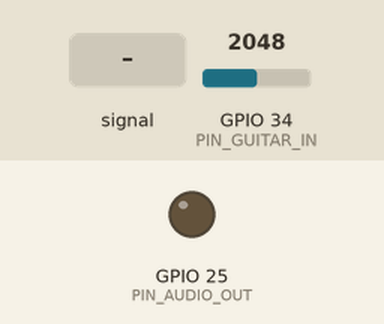
Simulated run of this sketch. Board: ESP32. On the bench: output pins drawn as LEDs (lit = HIGH). Inputs (shaded band) come from the test bench; at power-on: GPIO 34 (PIN_GUITAR_IN) = 2048. What the sketch prints to the serial monitor is not drawn.

Above: at 0.0 s.
At 2.9 s:
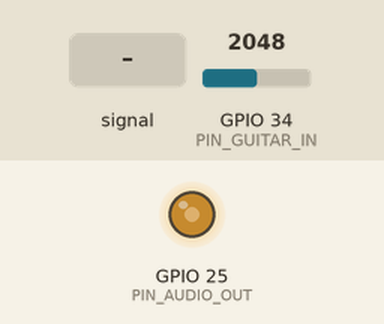
3.0 s: GPIO 34 (PIN_GUITAR_IN) fed a 200 Hz sine of ±327 counts around its level
Timing chart, 0 to 5.8 s (numbered marks = the images above; inputs shaded):
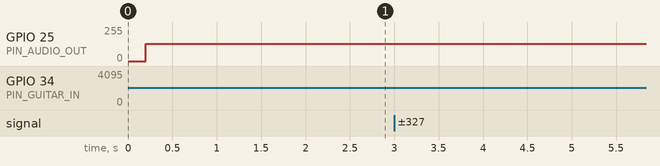

The sketch:

PedaleEsclavePsyche.ino
```cpp
/*
 * ============================================================================
 *  SOAJ - Pédale d'effet guitare ESP32
 *  PedaleEsclavePsyche.ino  —  ESP32 esclave PSYCHE (distorsion + réverbe)
 * ============================================================================
 *
 *  Pédale psychédélique : distorsion dosable de ZÉRO (aucune modification)
 *  à PRONONCÉE, suivie d'une RÉVERBÉRATION spacieuse à queue modulée.
 *
 *  Chaîne :
 *    x -> gate -> [ Drive ×g -> distorsion S(u,d) ] -> RÉVERBE -> tone -> vol
 *
 *  Réverbération = Schroeder/Freeverb réduit, calculé échantillon par
 *  échantillon à 20 kHz :
 *    - 4 filtres en PEIGNE amortis en parallèle (delays 25,3 / 27,0 / 29,0 /
 *      30,8 ms) : la masse diffuse de la réverbe. Le feedback règle la durée
 *      (pot Decay), l'amortissement interne la brillance (pot Bright).
 *    - 2 filtres PASSE-TOUT en série (12,6 / 10,0 ms) : densifient les
 *      premières réflexions.
 *    - WARBLE : la queue de réverbe est modulée en amplitude par deux LFO
 *      lents désaccordés (0,6 Hz + 4,7 Hz) -> la pulsation psychédélique.
 *
 *  Le paquet radio est LE MÊME que la pédale SATU : le maître pilote les
 *  deux sans modification. Les jauges y prennent ce sens :
 *    Drive  (gain)  : pré-gain ×1 -> ×60 (course log)
 *    Dist   (dist)  : 0 = AUCUNE distorsion -> 1 = prononcée
 *    Octave (oct)   : REVERB — mix 0 = sec -> 1 = cathédrale
 *    Low    (low)   : DECAY — durée de la queue (0 = courte, 1 = quasi infinie)
 *    Mid    (mid)   : WARBLE — profondeur de la modulation psychédélique
 *    High   (high)  : BRIGHT — brillance de la queue de réverbe
 *    Tone   (tone)  : passe-bas final (0 = sombre, 1 = brillant)
 *    Volume (volume): niveau de sortie
 *
 *  IMPORTANT — matériel : identique à la pédale SATU (GPIO34 polarisé à
 *  1,65 V en entrée, DAC GPIO25 en sortie — voir README.md).
 *
 *  Carte : ELEGOO ESP32 (NodeMCU-like, CP2102) — Arduino IDE, "ESP32 Dev Module".
 * ============================================================================
 */

#include <WiFi.h>
#include <esp_now.h>
#include <esp_wifi.h>
#include <math.h>

#define USE_LEGACY_ADC
#ifdef USE_LEGACY_ADC
  #include <driver/adc.h>
#endif

// ---------------------------------------------------------------------------
// Brochage et communication
// ---------------------------------------------------------------------------
#define PIN_GUITAR_IN   34
#define PIN_AUDIO_OUT   25
#define WIFI_CHANNEL    1             // doit être IDENTIQUE sur le maître

// ---------------------------------------------------------------------------
// Réglages audio globaux
// ---------------------------------------------------------------------------
#define SAMPLE_RATE_HZ      20000
#define SAMPLE_PERIOD_US    (1000000UL / SAMPLE_RATE_HZ)
#define DT_SEC              (1.0f / (float)SAMPLE_RATE_HZ)

#define INPUT_GAIN          2.0f
#define OUTPUT_LEVEL        0.9f
#define BYPASS_GAIN         8.0f

// --- Drive : pré-gain log ×1 (p=0) -> ×60 (p=1) -----------------------------
#define DRIVE_LOG_SPAN      4.094f    // ln(60)

// --- Distorsion S(u,d) : 0 = aucune -> 1 = prononcée ------------------------
// Seuil Vsat = 1.5 · 10^(−1.6·d) : ±1.5 (rien) -> ±0.038 (prononcée).
// tanh légèrement asymétrique (harmoniques paires, chaleur lampe), pas
// d'écrêtage dur : le caractère reste rond, psychédélique, jamais criard.
#define DIST_V0             1.5f
#define DIST_LOGSPAN        1.6f
#define DIST_ASYM           0.22f
#define DIST_MIX_RAMP       4.0f      // fondu clean->disto sur le 1er quart
static const float DIST_BIAS_OUT = 0.21651f;   // tanh(0.22)
// Passe-bas anti-souffle AVANT la distorsion : le souffle des convertisseurs
// amplifié par le drive puis compressé par la disto = nappe de bruit 6-8 kHz
#define PRE_LPF_HZ          4000.0f

// --- Réverbération (Schroeder/Freeverb réduit, tailles à 20 kHz) ------------
#define COMB1_LEN           506       // 25,3 ms
#define COMB2_LEN           539       // 27,0 ms
#define COMB3_LEN           579       // 29,0 ms
#define COMB4_LEN           615       // 30,8 ms
#define ALLP1_LEN           252       // 12,6 ms
#define ALLP2_LEN           200       // 10,0 ms
#define REVERB_INPUT_GAIN   0.40f     // niveau d'injection dans les peignes
#define REVERB_WET_GAIN     0.60f     // niveau de la queue en sortie
#define FB_MIN              0.70f     // Decay 0 : queue courte (~0,3 s)
#define FB_MAX              0.98f     // Decay 1 : queue très longue (~4 s)
#define DAMP_MIN            0.15f     // Bright 1 : queue brillante
#define DAMP_MAX            0.70f     // Bright 0 : queue sombre

// --- Warble : deux LFO désaccordés qui modulent la queue --------------------
#define WARBLE_HZ_SLOW      0.6f
#define WARBLE_HZ_FAST      4.7f
#define WARBLE_DEPTH_MAX    0.45f     // profondeur d'AM à Warble = 1

// --- Tone final : passe-bas 1 pôle, 760 Hz (t=0) -> 14,5 kHz (t=1) ----------
#define TONE_C_FARADS       22e-9f
#define TONE_R_MIN_OHMS     500.0f
#define TONE_R_MAX_OHMS     9500.0f

// --- Noise gate (mêmes principes que la pédale SATU) -------------------------
// Appliqué à l'ENTRÉE seulement : la queue de réverbe continue de sonner
// naturellement après la fermeture (c'est voulu — l'écho meurt tout seul).
#define GATE_LOW            0.002f
#define GATE_HIGH           0.006f
#define GATE_DRIVE_SCALE    1.5f
#define GATE_DIST_SCALE     1.0f
#define ENV_ATTACK          0.01f
#define ENV_RELEASE         0.002f
#define GATE_OPEN_COEF      0.010f
#define GATE_CLOSE_COEF     0.004f
#define GATE_SNAP           0.005f

#define PARAM_SMOOTH        0.0008f
#define COEF_UPDATE_SAMPLES 64
#define DC_TRACK_COEF       0.0005f
#define DEBUG_METER         0

// ---------------------------------------------------------------------------
// Paquet de paramètres (IDENTIQUE au maître et à la pédale SATU)
// ---------------------------------------------------------------------------
#define PARAMS_MAGIC 0x534F414AUL     // "SOAJ"

typedef struct __attribute__((packed)) {
  uint32_t magic;
  float    gain;      // Drive
  float    dist;      // Dist
  float    oct;       // -> REVERB (mix)
  float    low;       // -> DECAY
  float    mid;       // -> WARBLE
  float    high;      // -> BRIGHT
  float    tone;      // Tone
  float    volume;    // Volume
  uint8_t  effectOn;
  uint8_t  profil;    // profil de saturation de la pédale SATU — IGNORÉ ici,
                      // présent pour garder la taille du paquet identique
} PedalParams;

static volatile float tgtGain   = 0.4f;
static volatile float tgtDist   = 0.3f;
static volatile float tgtReverb = 0.5f;   // oct
static volatile float tgtDecay  = 0.5f;   // low
static volatile float tgtWarble = 0.3f;   // mid
static volatile float tgtBright = 0.5f;   // high
static volatile float tgtTone   = 0.6f;
static volatile float tgtVolume = 0.5f;
static volatile float tgtEffect = 1.0f;
// Mode TEST DIRECT (effectOn = 2) : ADC -> DAC, aucun traitement (diagnostic)
static volatile bool  directMode = false;

// ---------------------------------------------------------------------------
// État du traitement
// ---------------------------------------------------------------------------
static float dcOffset  = 2048.0f;
static float envelope  = 0.0f;
static float gateGain  = 0.0f;
// Passe-haut 120 Hz pour la mesure d'enveloppe (anti-ronflette secteur)
static float envHpX = 0.0f, envHpY = 0.0f, envHpA = 0.0f;
static float lpTone    = 0.0f;      // passe-bas de tone (1 pôle)
static float lpPre     = 0.0f;      // passe-bas anti-souffle pré-disto (1 pôle)
static float lpPreAlpha = 0.5f;     // coefficient (calculé au setup)
static float quantErr  = 0.0f;      // erreur du quantificateur sigma-delta
static float dacTarget = 128.0f;    // valeur DAC visée (tenue entre échantillons)

// Paramètres lissés
static float smGain   = 0.4f, smDist  = 0.3f, smReverb = 0.5f, smDecay = 0.5f;
static float smWarble = 0.3f, smBright = 0.5f, smTone  = 0.6f, smVolume = 0.0f;
static float smEffect = 1.0f;

// Dérivés (recalculés toutes les ~3 ms — powf/expf coûteux)
static float driveGain  = 1.0f;
static float distVsat   = 1.0f, distMix = 0.0f, distBias = 0.0f;
static float combFb     = 0.84f, damp = 0.4f;
static float warbleDepth = 0.0f;
static float toneAlpha  = 0.5f;

// Buffers de réverbération (float statiques : ~8,5 Ko de RAM)
static float comb1[COMB1_LEN], comb2[COMB2_LEN], comb3[COMB3_LEN], comb4[COMB4_LEN];
static float allp1[ALLP1_LEN], allp2[ALLP2_LEN];
static int   ic1 = 0, ic2 = 0, ic3 = 0, ic4 = 0, ia1 = 0, ia2 = 0;
static float filt1 = 0.0f, filt2 = 0.0f, filt3 = 0.0f, filt4 = 0.0f;   // amortissement

// LFO du warble (accumulateurs de phase)
static float ph1 = 0.0f, ph2 = 0.0f;
static const float PH1_INC = 2.0f * (float)M_PI * WARBLE_HZ_SLOW / (float)SAMPLE_RATE_HZ;
static const float PH2_INC = 2.0f * (float)M_PI * WARBLE_HZ_FAST / (float)SAMPLE_RATE_HZ;

static uint16_t coefCountdown = 0;
static uint32_t nextSampleUs  = 0;

// ---------------------------------------------------------------------------
// Utilitaires
// ---------------------------------------------------------------------------
static inline float clampf(float v, float lo, float hi) {
  if (v < lo) return lo;
  if (v > hi) return hi;
  return v;
}

static inline int readAdcOnce() {
#ifdef USE_LEGACY_ADC
  return adc1_get_raw(ADC1_CHANNEL_6);
#else
  return analogRead(PIN_GUITAR_IN);
#endif
}

// Médiane de 3 lectures : élimine les pics parasites WiFi de l'ADC
static inline int readGuitarAdc() {
  const int a = readAdcOnce();
  const int b = readAdcOnce();
  const int c = readAdcOnce();
  const int lo = (a < b) ? a : b;
  const int hi = (a > b) ? a : b;
  return (c > hi) ? hi : ((c < lo) ? lo : c);
}

// ---------------------------------------------------------------------------
// Réception ESP-NOW
// ---------------------------------------------------------------------------
static void applyParams(const PedalParams *p) {
  tgtGain   = clampf(p->gain,   0.0f, 1.0f);
  tgtDist   = clampf(p->dist,   0.0f, 1.0f);
  tgtReverb = clampf(p->oct,    0.0f, 1.0f);
  tgtDecay  = clampf(p->low,    0.0f, 1.0f);
  tgtWarble = clampf(p->mid,    0.0f, 1.0f);
  tgtBright = clampf(p->high,   0.0f, 1.0f);
  tgtTone   = clampf(p->tone,   0.0f, 1.0f);
  tgtVolume = clampf(p->volume, 0.0f, 1.0f);
  tgtEffect = (p->effectOn == 1) ? 1.0f : 0.0f;
  directMode = (p->effectOn == 2);
}

#if defined(ESP_ARDUINO_VERSION_MAJOR) && (ESP_ARDUINO_VERSION_MAJOR >= 3)
static void onDataRecv(const esp_now_recv_info_t *info, const uint8_t *data, int len) {
  (void)info;
#else
static void onDataRecv(const uint8_t *mac, const uint8_t *data, int len) {
  (void)mac;
#endif
  if (len != (int)sizeof(PedalParams)) return;
  PedalParams p;
  memcpy(&p, data, sizeof(p));
  if (p.magic != PARAMS_MAGIC) return;
  applyParams(&p);
}

// ---------------------------------------------------------------------------
// Vu-mètre de diagnostic
// ---------------------------------------------------------------------------
#if DEBUG_METER
static float    mPeakIn  = 0.0f;
static int      mPeakOut = 0;
static uint32_t mCount   = 0;

static inline void meterTick(float raw) {
  const float dev = fabsf(raw - dcOffset);
  if (dev > mPeakIn) mPeakIn = dev;
  if (++mCount >= (uint32_t)SAMPLE_RATE_HZ) {
    Serial.printf("[Metre] entree: %.0f pas | gate=%.2f | DAC +/-%d | G=%.2f D=%.2f "
                  "Rv=%.2f Dc=%.2f Wb=%.2f Br=%.2f T=%.2f V=%.2f\n",
                  mPeakIn, gateGain, mPeakOut, smGain, smDist, smReverb,
                  smDecay, smWarble, smBright, smTone, smVolume);
    mPeakIn = 0.0f; mPeakOut = 0; mCount = 0;
  }
}
#endif

// ---------------------------------------------------------------------------
// Pas de SIGMA-DELTA du DAC (~40 kHz effectifs, voir loop) : repousse le
// bruit de quantification 8 bits vers l'ultrasonique au lieu de la bande
// audible 6-9 kHz. Mesuré : -6,7 dB de bruit dans la bande 5-9 kHz.
// ---------------------------------------------------------------------------
// Dither triangulaire ±0,5 LSB : casse les cycles limites du quantificateur
// (sifflements purs 4-9 kHz quand la sortie est quasi constante)
static uint32_t ditherSeed = 0x5678EF01u;
static inline float ditherTpdf() {
  ditherSeed ^= ditherSeed << 13;
  ditherSeed ^= ditherSeed >> 17;
  ditherSeed ^= ditherSeed << 5;
  const int a = (int)(ditherSeed & 0xFFu);
  const int b = (int)((ditherSeed >> 8) & 0xFFu);
  return (float)(a - b) * (0.5f / 255.0f);
}

static inline void dacStep() {
  const float dth     = ditherTpdf();
  const float desired = dacTarget + quantErr + dth;
  int v = (int)lroundf(desired);
  if (v < 0)   v = 0;
  if (v > 255) v = 255;
  quantErr = (desired - dth) - (float)v;   // le dither reste hors de la boucle
  if (quantErr >  1.0f) quantErr =  1.0f;
  if (quantErr < -1.0f) quantErr = -1.0f;
#if DEBUG_METER
  const int outDev = (v > 128) ? (v - 128) : (128 - v);
  if (outDev > mPeakOut) mPeakOut = outDev;
#endif
  dacWrite(PIN_AUDIO_OUT, (uint8_t)v);
}

// ---------------------------------------------------------------------------
// Traitement d'UN échantillon
// ---------------------------------------------------------------------------
static inline void processSample() {
  // --- MODE TEST DIRECT : ADC -> DAC, strictement rien d'autre ---
  if (directMode) {
    const int raw = readGuitarAdc();
    dacWrite(PIN_AUDIO_OUT, (uint8_t)(raw >> 4));
    return;
  }

  // --- Lissage des paramètres ---
  smGain   += PARAM_SMOOTH * (tgtGain   - smGain);
  smDist   += PARAM_SMOOTH * (tgtDist   - smDist);
  smReverb += PARAM_SMOOTH * (tgtReverb - smReverb);
  smDecay  += PARAM_SMOOTH * (tgtDecay  - smDecay);
  smWarble += PARAM_SMOOTH * (tgtWarble - smWarble);
  smBright += PARAM_SMOOTH * (tgtBright - smBright);
  smTone   += PARAM_SMOOTH * (tgtTone   - smTone);
  smVolume += PARAM_SMOOTH * (tgtVolume - smVolume);
  smEffect += PARAM_SMOOTH * (tgtEffect - smEffect);

  // --- Dérivés coûteux, toutes les ~3 ms ---
  if (coefCountdown == 0) {
    coefCountdown = COEF_UPDATE_SAMPLES;
    driveGain = expf(smGain * DRIVE_LOG_SPAN);                  // ×1 -> ×60
    distVsat  = DIST_V0 * powf(10.0f, -DIST_LOGSPAN * smDist);  // ±1.5 -> ±0.038
    distMix   = (smDist < 0.01f) ? 0.0f
              : (smDist * DIST_MIX_RAMP > 1.0f ? 1.0f : smDist * DIST_MIX_RAMP);
    distBias  = DIST_ASYM * distVsat;
    combFb    = FB_MIN + (FB_MAX - FB_MIN) * smDecay;
    damp      = DAMP_MAX - (DAMP_MAX - DAMP_MIN) * smBright;
    warbleDepth = WARBLE_DEPTH_MAX * smWarble;
    const float rTone = TONE_R_MIN_OHMS + (1.0f - smTone) * (TONE_R_MAX_OHMS - TONE_R_MIN_OHMS);
    const float rc    = rTone * TONE_C_FARADS;
    toneAlpha = DT_SEC / (rc + DT_SEC);
  }
  coefCountdown--;

  // --- Lecture ADC + offset DC ---
  const int raw = readGuitarAdc();
  dcOffset += DC_TRACK_COEF * ((float)raw - dcOffset);
  const float x = ((float)raw - dcOffset) * (INPUT_GAIN / 2048.0f);

#if DEBUG_METER
  meterTick((float)raw);
#endif

  // --- Noise gate à l'entrée (la queue de réverbe, elle, sonne librement) ---
  // Mesure d'enveloppe passe-haut 120 Hz : la ronflette secteur ne tient
  // plus le gate ouvert
  const float eh = envHpA * (envHpY + x - envHpX);
  envHpX = x;
  envHpY = eh;
  const float mag = fabsf(eh);
  envelope += (mag > envelope ? ENV_ATTACK : ENV_RELEASE) * (mag - envelope);
  const float gateScale = 1.0f + GATE_DRIVE_SCALE * smGain + GATE_DIST_SCALE * smDist;
  const float gLow  = GATE_LOW  * gateScale;
  const float gHigh = GATE_HIGH * gateScale;
  float gateTarget;
  if      (envelope <= gLow)  gateTarget = 0.0f;
  else if (envelope >= gHigh) gateTarget = 1.0f;
  else {
    const float lin = (envelope - gLow) / (gHigh - gLow);
    gateTarget = lin * lin;                    // pente d'expandeur
  }
  gateGain += (gateTarget > gateGain ? GATE_OPEN_COEF : GATE_CLOSE_COEF)
              * (gateTarget - gateGain);
  if (gateGain < GATE_SNAP && gateTarget <= 0.0f) gateGain = 0.0f;

  const float xg = x * gateGain;

  // --- Anti-souffle : passe-bas 4 kHz avant le gain/la distorsion ---
  lpPre += lpPreAlpha * (xg - lpPre);

  // --- Distorsion S(u,d) : 0 = signal inchangé -> 1 = prononcée ---
  const float pre = lpPre * driveGain;
  float y = pre;
  if (distMix > 0.0f) {
    const float sat = tanhf((pre + distBias) / distVsat) - DIST_BIAS_OUT;
    y = pre + (sat - pre) * distMix;
  }

  // --- RÉVERBE : 4 peignes amortis en parallèle + 2 passe-tout en série ---
  const float rin = y * REVERB_INPUT_GAIN;
  float acc;
  {
    float o;
    o = comb1[ic1]; filt1 = o * (1.0f - damp) + filt1 * damp;
    comb1[ic1] = rin + filt1 * combFb; if (++ic1 >= COMB1_LEN) ic1 = 0; acc  = o;
    o = comb2[ic2]; filt2 = o * (1.0f - damp) + filt2 * damp;
    comb2[ic2] = rin + filt2 * combFb; if (++ic2 >= COMB2_LEN) ic2 = 0; acc += o;
    o = comb3[ic3]; filt3 = o * (1.0f - damp) + filt3 * damp;
    comb3[ic3] = rin + filt3 * combFb; if (++ic3 >= COMB3_LEN) ic3 = 0; acc += o;
    o = comb4[ic4]; filt4 = o * (1.0f - damp) + filt4 * damp;
    comb4[ic4] = rin + filt4 * combFb; if (++ic4 >= COMB4_LEN) ic4 = 0; acc += o;
    acc *= 0.25f;
    // Passe-tout de diffusion (Schroeder, g = 0.5)
    float bo;
    bo = allp1[ia1]; allp1[ia1] = acc + bo * 0.5f; if (++ia1 >= ALLP1_LEN) ia1 = 0;
    acc = bo - acc;
    bo = allp2[ia2]; allp2[ia2] = acc + bo * 0.5f; if (++ia2 >= ALLP2_LEN) ia2 = 0;
    acc = bo - acc;
  }
  float wet = acc * REVERB_WET_GAIN;

  // --- WARBLE : pulsation psychédélique de la queue (2 LFO désaccordés) ---
  ph1 += PH1_INC; if (ph1 > 2.0f * (float)M_PI) ph1 -= 2.0f * (float)M_PI;
  ph2 += PH2_INC; if (ph2 > 2.0f * (float)M_PI) ph2 -= 2.0f * (float)M_PI;
  if (warbleDepth > 0.001f) {
    wet *= 1.0f + warbleDepth * (0.7f * sinf(ph1) + 0.3f * sinf(ph2));
  }

  // --- Mix dry/wet (équilibre de puissance) ---
  y = y * (1.0f - 0.5f * smReverb) + wet * smReverb;

  // --- Tone : passe-bas 1 pôle 760 Hz -> 14,5 kHz ---
  lpTone += toneAlpha * (y - lpTone);
  y = lpTone;

  // --- Bypass en fondu ---
  const float dry = x * BYPASS_GAIN;
  y = y * smVolume * OUTPUT_LEVEL * 2.0f;      // volume (V=0.5 -> x0.9)
  y = dry + (y - dry) * smEffect;

  // --- Cible DAC : la sortie physique est tenue par le sigma-delta (~40 kHz) ---
  dacTarget = 128.0f + y * 127.0f;
  dacStep();
}

// ---------------------------------------------------------------------------
// Initialisation
// ---------------------------------------------------------------------------
void setup() {
  Serial.begin(115200);
  delay(200);
  Serial.println("\n=== SOAJ Pédale — ESCLAVE PSYCHE (distorsion + réverbe) ===");

#ifdef USE_LEGACY_ADC
  adc1_config_width(ADC_WIDTH_BIT_12);
  adc1_config_channel_atten(ADC1_CHANNEL_6, ADC_ATTEN_DB_11);
#else
  analogReadResolution(12);
  analogSetPinAttenuation(PIN_GUITAR_IN, ADC_11db);
#endif

  dacWrite(PIN_AUDIO_OUT, 128);

  // Passe-haut 120 Hz de la mesure d'enveloppe du gate (anti-ronflette)
  {
    const float rc = 1.0f / (2.0f * (float)M_PI * 120.0f);
    envHpA = rc / (rc + DT_SEC);
  }
  // Passe-bas anti-souffle 4 kHz pré-distorsion
  {
    const float rc = 1.0f / (2.0f * (float)M_PI * PRE_LPF_HZ);
    lpPreAlpha = DT_SEC / (rc + DT_SEC);
  }

  // Buffers de réverbe à zéro (silence initial)
  memset(comb1, 0, sizeof(comb1)); memset(comb2, 0, sizeof(comb2));
  memset(comb3, 0, sizeof(comb3)); memset(comb4, 0, sizeof(comb4));
  memset(allp1, 0, sizeof(allp1)); memset(allp2, 0, sizeof(allp2));

  WiFi.mode(WIFI_STA);
  WiFi.disconnect();
  esp_wifi_set_channel(WIFI_CHANNEL, WIFI_SECOND_CHAN_NONE);

  if (esp_now_init() != ESP_OK) {
    Serial.println("[ESP-NOW] Échec init — redémarrage dans 3 s");
    delay(3000);
    ESP.restart();
  }
  esp_now_register_recv_cb(onDataRecv);

  Serial.print("[WiFi] MAC esclave : ");
  Serial.println(WiFi.macAddress());
  Serial.printf("Audio : %d Hz — gate -> drive -> disto -> reverbe warble -> tone\n",
                SAMPLE_RATE_HZ);
  Serial.println("Jauges du maitre : Octave=Reverb, Low=Decay, Mid=Warble, High=Bright");

  // Stabilisation de l'offset DC (évite le "plop" au démarrage)
  for (int i = 0; i < 4000; i++) {
    const int raw = readGuitarAdc();
    dcOffset += 0.01f * ((float)raw - dcOffset);
    delayMicroseconds(50);
  }
  Serial.printf("Offset DC mesuré : %.0f (attendu ~2048)\n", dcOffset);
  if (dcOffset < 1200.0f || dcOffset > 2900.0f) {
    Serial.println("ATTENTION : offset DC anormal — vérifiez le pont diviseur");
  }

  nextSampleUs = micros();
}

// ---------------------------------------------------------------------------
// Boucle audio : échantillons à 20 kHz + pas sigma-delta intermédiaires
// (le DAC est re-quantifié toutes les >=25 µs, soit ~40 kHz effectifs)
// ---------------------------------------------------------------------------
#define SD_STEP_US 25
static uint32_t lastStepUs = 0;

void loop() {
  const uint32_t now = micros();

  if ((int32_t)(now - nextSampleUs) >= 0) {
    nextSampleUs += SAMPLE_PERIOD_US;
    if ((int32_t)(now - nextSampleUs) > 1000) nextSampleUs = now + SAMPLE_PERIOD_US;
    processSample();                       // calcule dacTarget + 1er pas
    lastStepUs = micros();
  } else if (!directMode && (uint32_t)(now - lastStepUs) >= SD_STEP_US) {
    dacStep();                             // pas sigma-delta intermédiaire
    lastStepUs = now;                      // (coupé en mode TEST DIRECT)
  }
}
```
